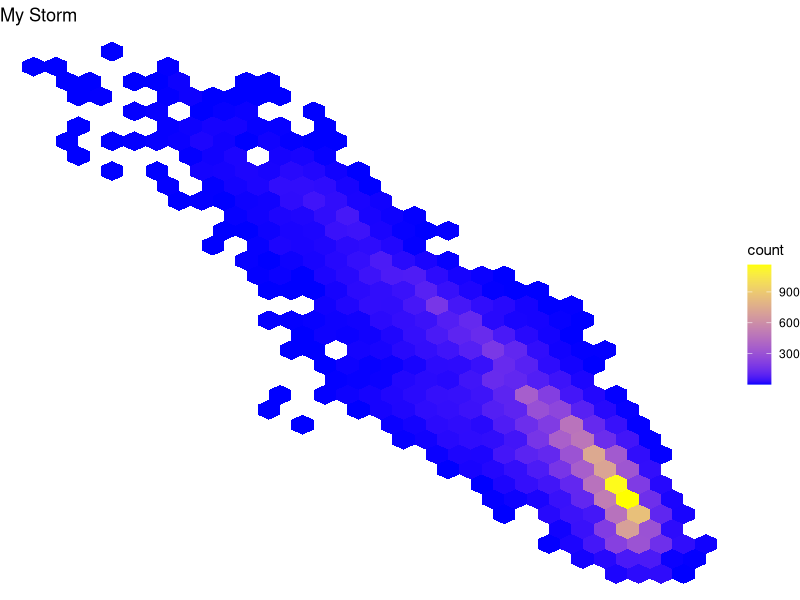

Here is the R script that generated this plot:
## ---- chunk 1
knitr::opts_chunk$set(echo = TRUE)

library(tidyverse)
## ---- chunk 2
ggplot(data = storms, aes(x = pressure, y = wind)) +
	geom_hex()+
  scale_fill_gradient(low = "blue", high = "yellow") +
  theme_void()+
  labs(title = "My Storm")


